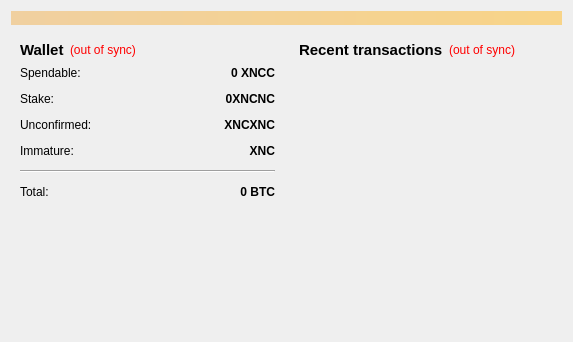
<?xml version="1.0" encoding="UTF-8"?>
<ui version="4.0">
 <class>OverviewPage</class>
 <widget class="QWidget" name="OverviewPage">
  <property name="geometry">
   <rect>
    <x>0</x>
    <y>0</y>
    <width>573</width>
    <height>342</height>
   </rect>
  </property>
  <property name="windowTitle">
   <string>Form</string>
  </property>
  <layout class="QVBoxLayout" name="topLayout">
   <item>
    <widget class="QLabel" name="labelAlerts">
     <property name="visible">
      <bool>false</bool>
     </property>
     <property name="styleSheet">
      <string notr="true">background-color: qlineargradient(x1: 0, y1: 0, x2: 1, y2: 0, stop:0 #F0D0A0, stop:1 #F8D488);  color:#000000
</string>
     </property>
     <property name="wordWrap">
      <bool>true</bool>
     </property>
     <property name="margin">
      <number>3</number>
     </property>
    </widget>
   </item>
   <item>
    <layout class="QHBoxLayout" name="horizontalLayout" stretch="1,1">
     <item>
      <layout class="QVBoxLayout" name="verticalLayout_2">
       <item>
        <widget class="QWidget" name="widget" native="true">
         <layout class="QVBoxLayout" name="verticalLayout_4">
          <item>
           <layout class="QHBoxLayout" name="horizontalLayout_4">
            <item>
             <widget class="QLabel" name="label_5">
              <property name="font">
               <font>
                <pointsize>11</pointsize>
                <weight>75</weight>
                <bold>true</bold>
               </font>
              </property>
              <property name="text">
               <string>Wallet</string>
              </property>
             </widget>
            </item>
            <item>
             <widget class="QLabel" name="labelWalletStatus">
              <property name="toolTip">
               <string>The displayed information may be out of date. Your wallet automatically synchronizes with the Nanocoin network after a connection is established, but this process has not completed yet.</string>
              </property>
              <property name="styleSheet">
               <string notr="true">QLabel { color: red; }</string>
              </property>
              <property name="text">
               <string notr="true">(out of sync)</string>
              </property>
              <property name="alignment">
               <set>Qt::AlignLeading|Qt::AlignLeft|Qt::AlignVCenter</set>
              </property>
             </widget>
            </item>
            <item>
             <spacer name="horizontalSpacer_2">
              <property name="orientation">
               <enum>Qt::Horizontal</enum>
              </property>
              <property name="sizeHint" stdset="0">
               <size>
                <width>40</width>
                <height>20</height>
               </size>
              </property>
             </spacer>
            </item>
           </layout>
          </item>
          <item>
           <layout class="QFormLayout" name="formLayout_2">
            <property name="fieldGrowthPolicy">
             <enum>QFormLayout::AllNonFixedFieldsGrow</enum>
            </property>
            <property name="horizontalSpacing">
             <number>12</number>
            </property>
            <property name="verticalSpacing">
             <number>12</number>
            </property>
            <item row="0" column="0">
             <widget class="QLabel" name="label">
              <property name="text">
               <string>Spendable:</string>
              </property>
             </widget>
            </item>
            <item row="0" column="1">
             <widget class="QLabel" name="labelBalance">
              <property name="font">
               <font>
                <weight>75</weight>
                <bold>true</bold>
               </font>
              </property>
              <property name="cursor">
               <cursorShape>IBeamCursor</cursorShape>
              </property>
              <property name="toolTip">
               <string>Your current spendable balance</string>
              </property>
              <property name="text">
               <string notr="true">0 XNCC</string>
              </property>
              <property name="alignment">
               <set>Qt::AlignRight|Qt::AlignTrailing|Qt::AlignVCenter</set>
              </property>
              <property name="textInteractionFlags">
               <set>Qt::LinksAccessibleByMouse|Qt::TextSelectableByKeyboard|Qt::TextSelectableByMouse</set>
              </property>
             </widget>
            </item>
            <item row="1" column="0">
             <widget class="QLabel" name="label_6">
              <property name="text">
               <string>Stake:</string>
              </property>
             </widget>
            </item>
            <item row="1" column="1">
             <widget class="QLabel" name="labelStake">
              <property name="font">
               <font>
                <weight>75</weight>
                <bold>true</bold>
               </font>
              </property>
              <property name="cursor">
               <cursorShape>IBeamCursor</cursorShape>
              </property>
              <property name="toolTip">
               <string>Total of coins that was staked, and do not yet count toward the current balance</string>
              </property>
              <property name="text">
               <string notr="true">0XNCNC</string>
              </property>
              <property name="alignment">
               <set>Qt::AlignRight|Qt::AlignTrailing|Qt::AlignVCenter</set>
              </property>
              <property name="textInteractionFlags">
               <set>Qt::LinksAccessibleByMouse|Qt::TextSelectableByKeyboard|Qt::TextSelectableByMouse</set>
              </property>
             </widget>
            </item>
            <item row="2" column="0">
             <widget class="QLabel" name="label_3">
              <property name="text">
               <string>Unconfirmed:</string>
              </property>
             </widget>
            </item>
            <item row="2" column="1">
             <widget class="QLabel" name="labelUnconfirmed">
              <property name="font">
               <font>
                <weight>75</weight>
                <bold>true</bold>
               </font>
              </property>
              <property name="cursor">
               <cursorShape>IBeamCursor</cursorShape>
              </property>
              <property name="toolTip">
               <string>Total of transactions that have yet to be confirmed, and do not yet count toward the current balance</string>
              </property>
              <property name="text">
               <string notr="true">XNCXNC</string>
              </property>
              <property name="alignment">
               <set>Qt::AlignRight|Qt::AlignTrailing|Qt::AlignVCenter</set>
              </property>
              <property name="textInteractionFlags">
               <set>Qt::LinksAccessibleByMouse|Qt::TextSelectableByKeyboard|Qt::TextSelectableByMouse</set>
              </property>
             </widget>
            </item>
            <item row="3" column="0">
             <widget class="QLabel" name="labelImmatureText">
              <property name="text">
               <string>Immature:</string>
              </property>
             </widget>
            </item>
            <item row="3" column="1">
             <widget class="QLabel" name="labelImmature">
              <property name="font">
               <font>
                <weight>75</weight>
                <bold>true</bold>
               </font>
              </property>
              <property name="toolTip">
               <string>Mined balance that has not yet matured</string>
              </property>
              <property name="text">
                <string notr="true">XNC</string>
              </property>
              <property name="alignment">
               <set>Qt::AlignRight|Qt::AlignTrailing|Qt::AlignVCenter</set>
              </property>
              <property name="textInteractionFlags">
               <set>Qt::LinksAccessibleByMouse|Qt::TextSelectableByKeyboard|Qt::TextSelectableByMouse</set>
              </property>
             </widget>
            </item>
            <item row="4" column="0" colspan="2">
             <widget class="Line" name="line">
              <property name="orientation">
               <enum>Qt::Horizontal</enum>
              </property>
             </widget>
            </item>
            <item row="5" column="0">
             <widget class="QLabel" name="labelTotalText">
              <property name="text">
               <string>Total:</string>
              </property>
             </widget>
            </item>
            <item row="5" column="1">
             <widget class="QLabel" name="labelTotal">
              <property name="font">
               <font>
                <weight>75</weight>
                <bold>true</bold>
               </font>
              </property>
              <property name="cursor">
               <cursorShape>IBeamCursor</cursorShape>
              </property>
              <property name="toolTip">
               <string>Your current total balance</string>
              </property>
              <property name="text">
               <string notr="true">0 BTC</string>
              </property>
              <property name="alignment">
               <set>Qt::AlignRight|Qt::AlignTrailing|Qt::AlignVCenter</set>
              </property>
              <property name="textInteractionFlags">
               <set>Qt::LinksAccessibleByMouse|Qt::TextSelectableByKeyboard|Qt::TextSelectableByMouse</set>
              </property>
             </widget>
            </item>
           </layout>
          </item>
         </layout>
        </widget>
       </item>
       <item>
        <spacer name="verticalSpacer">
         <property name="orientation">
          <enum>Qt::Vertical</enum>
         </property>
         <property name="sizeHint" stdset="0">
          <size>
           <width>20</width>
           <height>40</height>
          </size>
         </property>
        </spacer>
       </item>
      </layout>
     </item>
     <item>
      <layout class="QVBoxLayout" name="verticalLayout_3">
       <item>
        <widget class="QWidget" name="widget_2" native="true">
         <layout class="QVBoxLayout" name="verticalLayout">
          <item>
           <layout class="QHBoxLayout" name="horizontalLayout_2">
            <item>
             <widget class="QLabel" name="label_4">
              <property name="font">
               <font>
                <pointsize>11</pointsize>
                <weight>75</weight>
                <bold>true</bold>
               </font>
              </property>
              <property name="text">
               <string>&lt;b&gt;Recent transactions&lt;/b&gt;</string>
              </property>
             </widget>
            </item>
            <item>
             <widget class="QLabel" name="labelTransactionsStatus">
              <property name="toolTip">
               <string>The displayed information may be out of date. Your wallet automatically synchronizes with the Nanocoin network after a connection is established, but this process has not completed yet.</string>
              </property>
              <property name="styleSheet">
               <string notr="true">QLabel { color: red; }</string>
              </property>
              <property name="text">
               <string notr="true">(out of sync)</string>
              </property>
              <property name="alignment">
               <set>Qt::AlignRight|Qt::AlignTrailing|Qt::AlignVCenter</set>
              </property>
             </widget>
            </item>
            <item>
             <spacer name="horizontalSpacer">
              <property name="orientation">
               <enum>Qt::Horizontal</enum>
              </property>
              <property name="sizeHint" stdset="0">
               <size>
                <width>40</width>
                <height>20</height>
               </size>
              </property>
             </spacer>
            </item>
           </layout>
          </item>
          <item>
           <widget class="QListView" name="listTransactions">
            <property name="styleSheet">
             <string notr="true">QListView { background: transparent; }</string>
            </property>
            <property name="frameShape">
             <enum>QFrame::NoFrame</enum>
            </property>
            <property name="verticalScrollBarPolicy">
             <enum>Qt::ScrollBarAlwaysOff</enum>
            </property>
            <property name="horizontalScrollBarPolicy">
             <enum>Qt::ScrollBarAlwaysOff</enum>
            </property>
            <property name="selectionMode">
             <enum>QAbstractItemView::NoSelection</enum>
            </property>
           </widget>
          </item>
         </layout>
        </widget>
       </item>
      </layout>
     </item>
    </layout>
   </item>
  </layout>
 </widget>
 <resources/>
 <connections/>
</ui>
